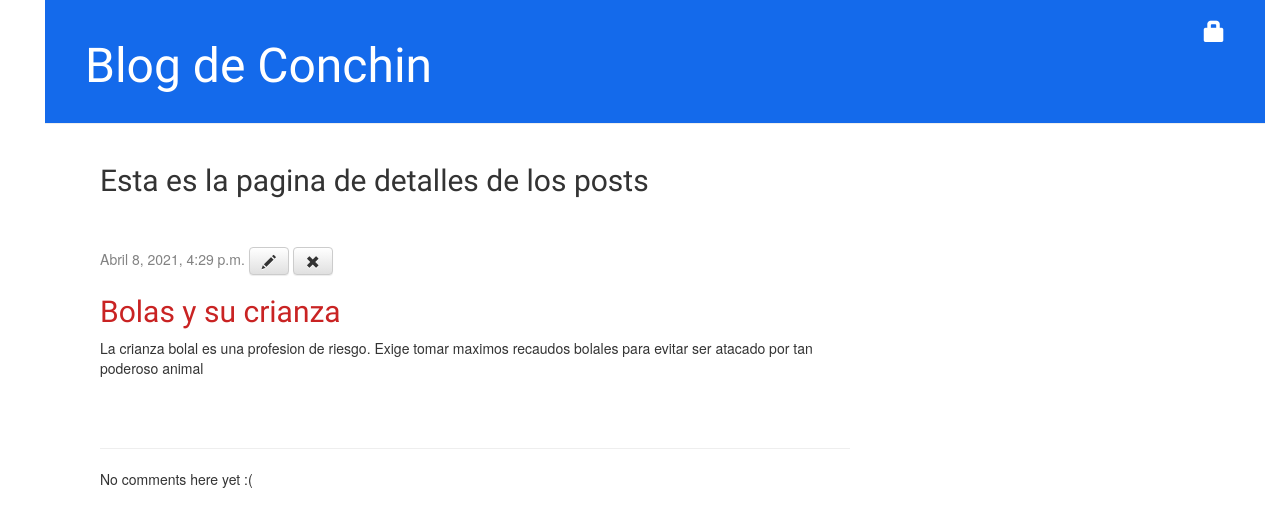
/post/1/, run on an earlier commit of the app's database.
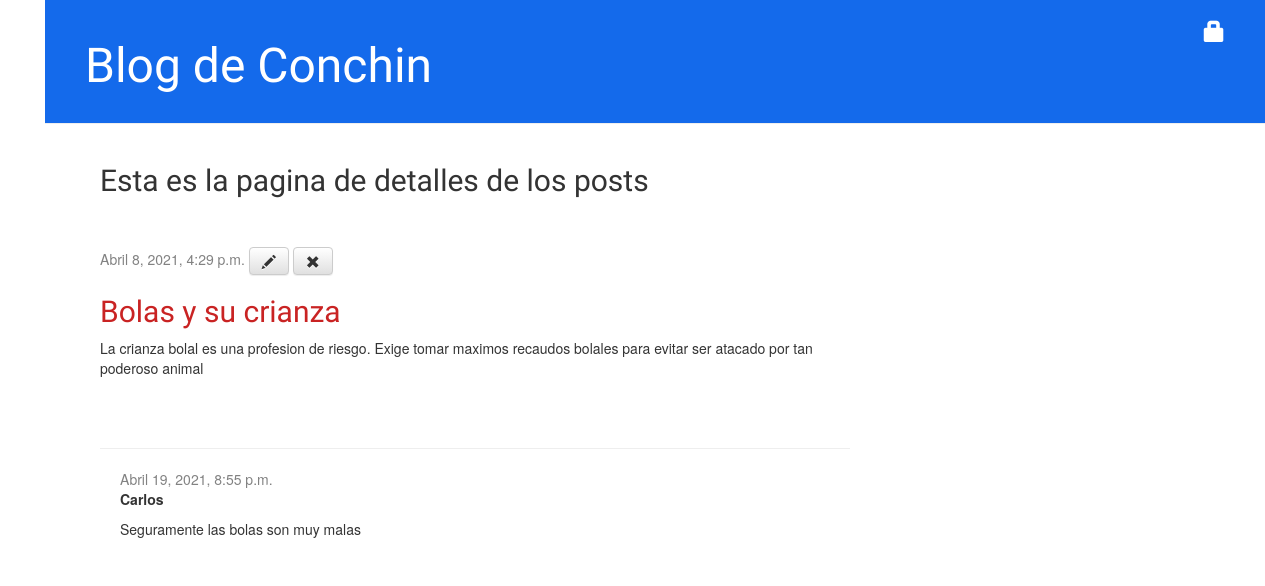
And on a later commit of the database.
### blog/models.py (models this page shows, shortened)
class Comment(models.Model):
    post = models.ForeignKey('blog.Post', on_delete=models.CASCADE, related_name='comments')
    author = models.CharField(max_length=200)
    text = models.TextField()
    created_date = models.DateTimeField(default=timezone.now)
    approved_comment = models.BooleanField(default=False)

### blog/views.py (the view)
# urls.py: path('post/<int:pk>/', views.post_detail, name='post_detail'),
def post_detail(request, pk):
    post = get_object_or_404(Post, pk=pk)
    return render(request, 'blog/post_detail.html', {'post':post})

### blog/templates/blog/post_detail.html
{% extends 'blog/base.html' %}
{% block content %}
<h2>Esta es la pagina de detalles de los posts</h2>
<br><br>
    <div class="post">
        {% if post.published_date %}
            <div class="date">
                {{ post.published_date }}
                <a class="btn btn-default" href="{% url 'post_edit' pk=post.pk %}"><span class="glyphicon glyphicon-pencil"></span></a>
                <a class="btn btn-default" href="{% url 'post_remove' pk=post.pk %}"><span class="glyphicon glyphicon-remove"></span></a>
            </div>
        {% else %}
            <a class="btn btn-default" href="{% url 'post_publish' pk=post.pk %}">Publish</a>
        {% endif %}
        <h2><a href="">{{ post.title }}</a></h2>
        <p>{{ post.text|linebreaksbr }}</p>
    </div>
    <hr>
    {% for comment in post.comments.all %}
        <div class="comment">
            <div class="date">{{ comment.created_date }}</div>
            <strong>{{ comment.author }}</strong>
            <p>{{ comment.text|linebreaks }}</p>
        </div>
    {% empty %}
        <p>No comments here yet :(</p>
    {% endfor %}
{% endblock %}

What changed in the data, as far as the page shows it:
added Comment: created_date "Abril 19, 2021, 8:55 p.m.", author "Carlos", text "Seguramente las bolas son muy malas"
Also different on the page:
text no longer shown: "No comments here yet :("
